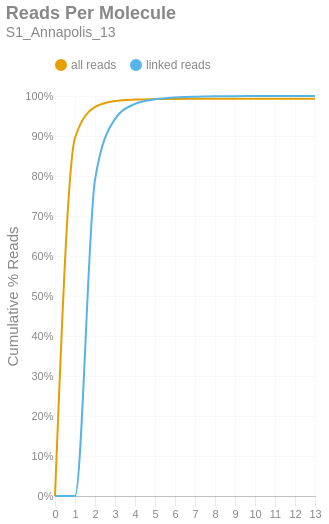

The notebook cell this image was saved under:
### Markdown cell above
### Reads per Molecule
This chart shows the cumulative distribution of the number of reads per linked molecule. That is, how many alignments are associated with a unique molecule. This excludes the number of reads associated with invalid or absent linked-read barcodes. The `linked` histogram is the percentages recalculated when disregarding singletons.

### Code cell
if SKIPLR:
    print_html(f"Skipped")
else:
    counts = np.bincount(valids['reads'].cast(pl.Int64).to_numpy())
    weighted = counts * np.arange(len(counts))
    all_perc = weighted / n_reads
    linked_perc = weighted / n_linked_reads
    linked_perc[1] = 0
    binned_df = pl.DataFrame({
        'readsper': list(range(len(counts))),
        'all reads (cumsum)': np.cumsum(all_perc).tolist(),
        'linked reads (cumsum)': np.cumsum(linked_perc).tolist(),
    })

    with SafeRender(binned_df):
        (
            density_plot(binned_df, 'Reads Per Molecule', samplename, 'readspmol')
            .encode(
                x=alt.X('readsper:O', title=None).axis(labelAngle=0).scale(padding=0),
                y=alt.Y('value:Q', title='Cumulative % Reads').axis(format='%').stack(False),
                color=alt.Color("key:N").scale(domain=["all reads", "linked reads"]),
                tooltip=[
                    alt.Tooltip("key:N", title="Data Type"),
                    alt.Tooltip("readsper:O", title="Reads Per Molecule"),
                    alt.Tooltip("value:Q", format=".2%", title="% Reads (Cum.)")
                ]            
            )
        ).display()

### Figure 1 — Vega-Lite specification as saved in the notebook (floating-point values rounded to 4 significant figures)
{"width": "container", "height": 400, "config": {"title": {"anchor": "start", "dy": -15, "fontSize": 18, "color": "#888888", "subtitleColor": "#888888", "subtitleFontSize": 14}, "arc": {"fill": "#0072B2"}, "axis": {"domainColor": "#888888", "domainWidth": 0.5, "gridWidth": 0.2, "grid": false, "titleFontWeight": 400, "titleFontSize": 15, "labelFontSize": 11, "labelColor": "#888888", "tickColor": "#888888", "tickWidth": 0.2, "titleColor": "#888888"}, "axisBand": {"grid": false}, "axisX": {"grid": true, "tickSize": 10, "domainCap": "round"}, "axisY": {"domain": false, "grid": true, "tickSize": 0, "domainCap": "round"}, "background": "transparent", "header": {"labelFontSize": 15, "labelColor": "#888888", "titleFontSize": 15, "titleFontWeight": 600, "titleColor": "#888888"}, "legend": {"labelFont": "sans-serif", "labelFontSize": 12, "labelColor": "#888888", "symbolSize": 100, "symbolType": "circle", "titleFontSize": 12, "titlePadding": 10, "titleColor": "#888888", "title": null, "orient": "top"}, "range": {"category": ["#E69F00", "#56B4E9", "#009E73", "#F0E442", "#0072B2", "#D55E00", "#CC79A7", "#000000"], "diverging": ["#cfe8f3", "#a2d4ec", "#73bfe2", "#46abdb", "#1696d2", "#12719e"]}, "area": {"fill": "#0072B2", "fillOpacity": 0.7, "line": true, "strokeOpacity": 0.7}, "line": {"color": "#0072B2", "stroke": "#0072B2", "strokeWidth": 2}, "trail": {"color": "#0072B2", "stroke": "#0072B2", "strokeWidth": 0, "size": 1}, "point": {"filled": true, "fillOpacity": 1.0, "size": 95}, "text": {"color": "#888888", "fontSize": 11, "align": "right", "fontWeight": 400, "size": 11}, "bar": {"fill": "#0072B2", "stroke": null}, "view": {"stroke": null, "continuousWidth": 660, "continuousHeight": 400}}, "data": {"name": "data-9fd7def1f1fd020a26d2b51ea01d4e26"}, "mark": {"type": "line", "interpolate": "monotone", "point": {"opacity": 0, "size": 275}}, "encoding": {"color": {"field": "key", "scale": {"domain": ["all reads", "linked reads"]}, "type": "nominal"}, "tooltip": [{"field": "key", "title": "Data Type", "type": "nominal"}, {"field": "readsper", "title": "Reads Per Molecule", "type": "ordinal"}, {"field": "value", "format": ".2%", "title": "% Reads (Cum.)", "type": "quantitative"}], "x": {"axis": {"labelAngle": 0}, "field": "readsper", "scale": {"padding": 0}, "title": null, "type": "ordinal"}, "y": {"axis": {"format": "%"}, "field": "value", "stack": false, "title": "Cumulative % Reads", "type": "quantitative"}}, "params": [{"name": "param_c36ac31b6afebe62", "select": {"type": "point", "fields": ["key"]}, "bind": "legend"}], "title": {"text": "Reads Per Molecule", "subtitle": "S1_Annapolis_13"}, "transform": [{"fold": ["all reads (cumsum)", "linked reads (cumsum)"]}, {"calculate": "replace(datum.key, ' (cumsum)', '')", "as": "key"}, {"filter": {"param": "param_c36ac31b6afebe62"}}], "usermeta": {"embedOptions": {"downloadFileName": "S1_Annapolis_13.readspmol"}}, "$schema": "https://vega.github.io/schema/vega-lite/v6.1.0.json", "datasets": {"data-9fd7def1f1fd020a26d2b51ea01d4e26": [{"readsper": 0, "all reads (cumsum)": 0.0, "linked reads (cumsum)": 0.0}, {"readsper": 1, "all reads (cumsum)": 0.8951, "linked reads (cumsum)": 0.0}, {"readsper": 2, "all reads (cumsum)": 0.9726, "linked reads (cumsum)": 0.7902}, {"readsper": 3, "all reads (cumsum)": 0.9875, "linked reads (cumsum)": 0.9428}, {"readsper": 4, "all reads (cumsum)": 0.9912, "linked reads (cumsum)": 0.9802}, {"readsper": 5, "all reads (cumsum)": 0.9923, "linked reads (cumsum)": 0.9916}, {"readsper": 6, "all reads (cumsum)": 0.9928, "linked reads (cumsum)": 0.9964}, {"readsper": 7, "all reads (cumsum)": 0.993, "linked reads (cumsum)": 0.9983}, {"readsper": 8, "all reads (cumsum)": 0.9931, "linked reads (cumsum)": 0.9992}, {"readsper": 9, "all reads (cumsum)": 0.9931, "linked reads (cumsum)": 0.9996}, {"readsper": 10, "all reads (cumsum)": 0.9931, "linked reads (cumsum)": 0.9997}, {"readsper": 11, "all reads (cumsum)": 0.9931, "linked reads (cumsum)": 0.9999}, {"readsper": 12, "all reads (cumsum)": 0.9931, "linked reads (cumsum)": 0.9999}, {"readsper": 13, "all reads (cumsum)": 0.9931, "linked reads (cumsum)": 1.0}]}}
